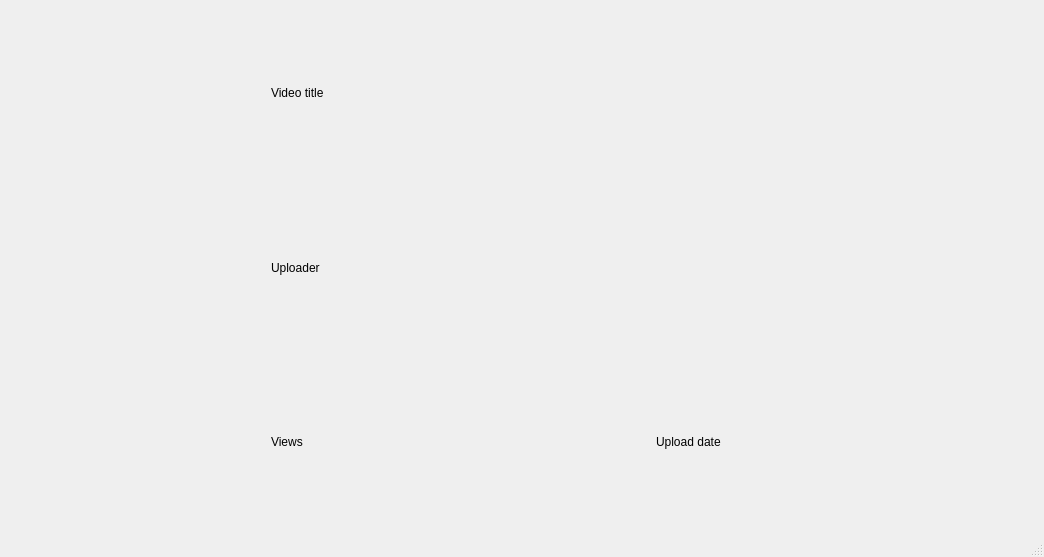
<?xml version="1.0" encoding="UTF-8"?>
<ui version="4.0">
 <class>MainWindow</class>
 <widget class="QMainWindow" name="MainWindow">
  <property name="geometry">
   <rect>
    <x>0</x>
    <y>0</y>
    <width>1044</width>
    <height>557</height>
   </rect>
  </property>
  <property name="windowTitle">
   <string>MainWindow</string>
  </property>
  <widget class="QWidget" name="centralwidget">
   <layout class="QGridLayout" name="gridLayout">
    <item row="0" column="0">
     <layout class="QHBoxLayout" name="entryBox">
      <item>
       <widget class="QLabel" name="thumbnail">
        <property name="maximumSize">
         <size>
          <width>256</width>
          <height>144</height>
         </size>
        </property>
        <property name="text">
         <string/>
        </property>
        <property name="pixmap">
         <pixmap>../placeholders/thumbnail.jpg</pixmap>
        </property>
        <property name="scaledContents">
         <bool>true</bool>
        </property>
       </widget>
      </item>
      <item>
       <layout class="QGridLayout" name="infoBox">
        <item row="0" column="0">
         <widget class="QLabel" name="label">
          <property name="text">
           <string>Video title</string>
          </property>
         </widget>
        </item>
        <item row="1" column="0">
         <widget class="QLabel" name="label_2">
          <property name="text">
           <string>Uploader</string>
          </property>
         </widget>
        </item>
        <item row="2" column="0">
         <widget class="QLabel" name="label_3">
          <property name="text">
           <string>Views</string>
          </property>
         </widget>
        </item>
        <item row="2" column="1">
         <widget class="QLabel" name="label_4">
          <property name="text">
           <string>Upload date</string>
          </property>
         </widget>
        </item>
       </layout>
      </item>
     </layout>
    </item>
   </layout>
  </widget>
  <widget class="QMenuBar" name="menubar">
   <property name="geometry">
    <rect>
     <x>0</x>
     <y>0</y>
     <width>1044</width>
     <height>30</height>
    </rect>
   </property>
  </widget>
  <widget class="QStatusBar" name="statusbar"/>
 </widget>
 <resources/>
 <connections/>
</ui>
